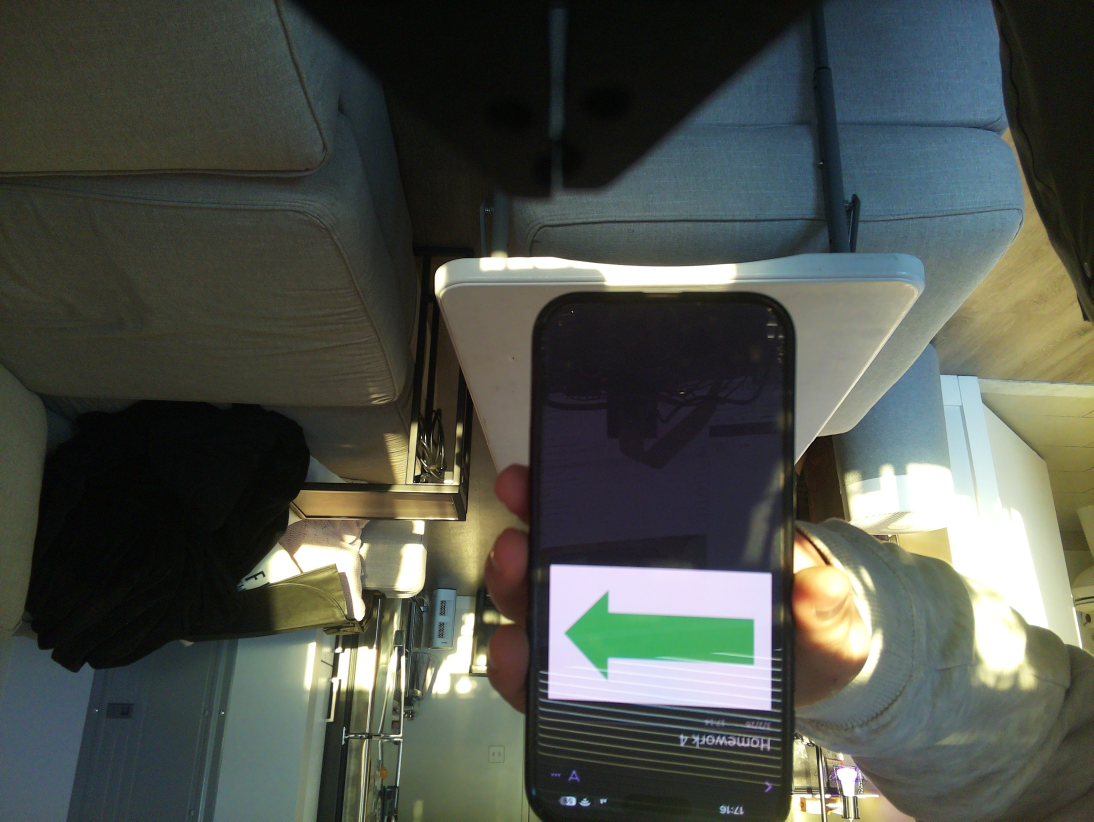
#> input picture homework04/reference.jpg, 3280 x 2464 px (shown at 1/3 size)
$ python convert_reference.py
#> lines starting #> are read from the running program, lines starting #| are printed output that depends on the picture; after the words box and inside, x2 and y2 are one past the last pixel; in counts of white or black regions, pixels touching at a corner belong together
import cv2
import numpy as np

# Load the image
image = cv2.imread('./reference.jpg')
#> image is the input picture: shape (2464, 3280, 3); mean B, G, R 75.1, 82.3, 77.8

# Convert to HSV color space
hsv_image = cv2.cvtColor(image, cv2.COLOR_BGR2HSV)
#> hsv_image: shape (2464, 3280, 3); mean H, S, V 61.4, 68.3, 87.8

# Create black canvas
black_canvas = cv2.cvtColor(image, cv2.COLOR_BGR2GRAY)
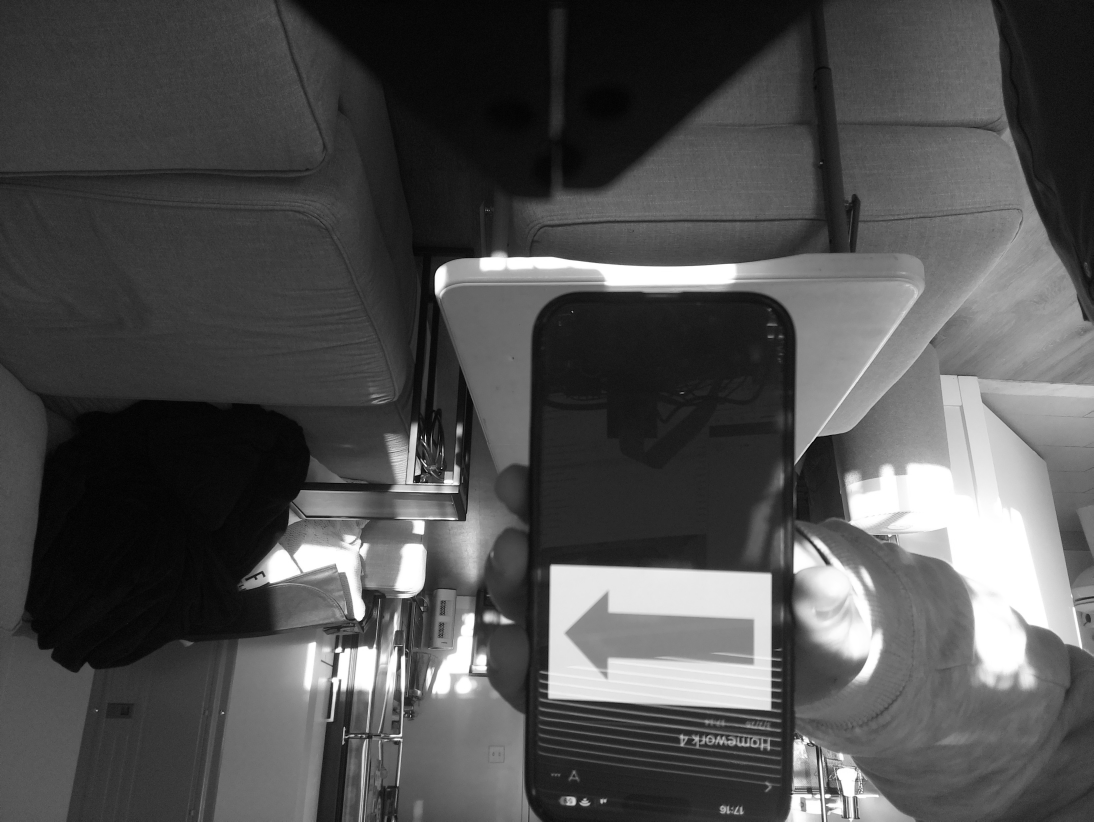
#> black_canvas: shape (2464, 3280) (shown at 1/3 size); min 0, max 255, mean 80.2
black_canvas[:] = 0
#> black_canvas: shape (2464, 3280); every value is 0

# Define lower and upper bounds for the color green in HSV

# Calibrated with colorpicker.py per assignment Step 2 instructions.
# The colorpicker screenshot in the assignment spec shows:
#   H: 38-86, S: 184-253, V: 71-249
# A wider hue range (38-86) handles lighting variation better than a
# narrow range (60-80) and the higher S_MIN (184) avoids pale/washed-out
# false positives.

lower_green = (50, 100, 71)
upper_green = (86, 253, 249)

# Set pixels within the green range to white on the black canvas
mask = cv2.inRange(hsv_image, lower_green, upper_green)
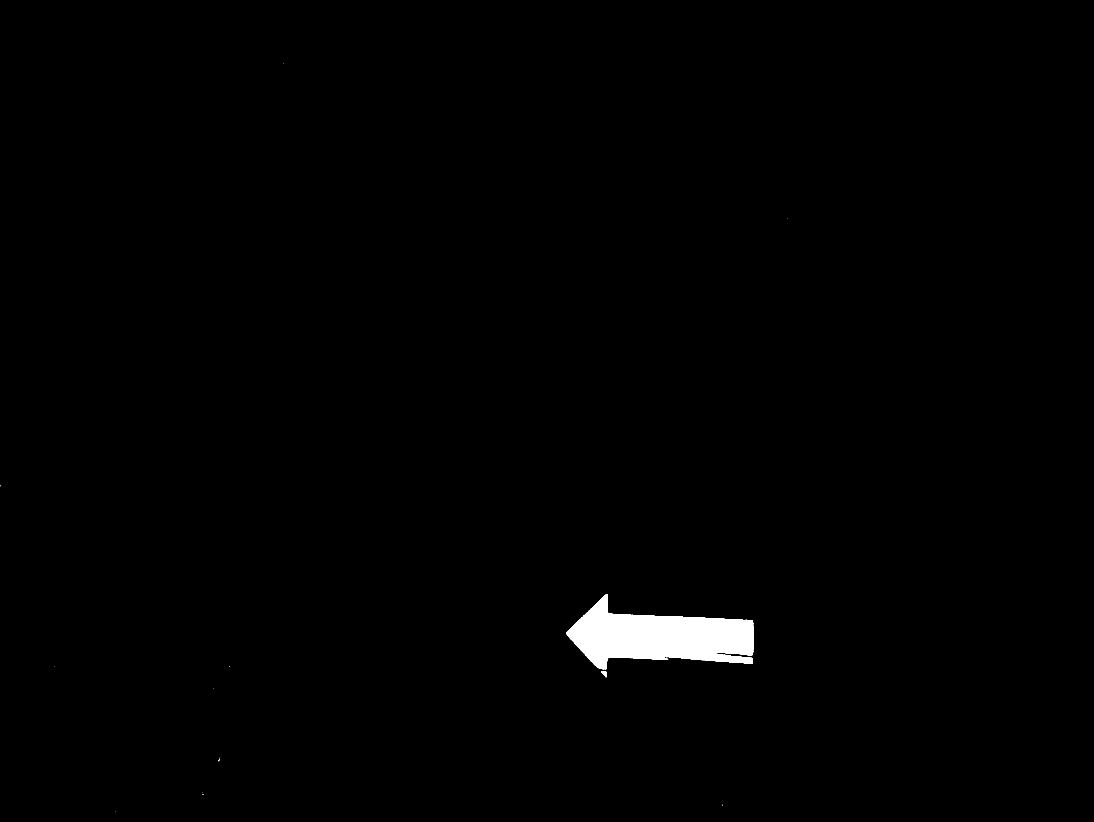
#> mask: shape (2464, 3280) (shown at 1/3 size); 0.89% white; 14 white regions (12 under 20 px), largest, box (x1, y1, x2, y2) and area: (1699, 1783, 2260, 2008) 71392, (1803, 2014, 1821, 2032) 178

# Morphological clean-up: close fills internal holes, open removes noise speckles
kernel = cv2.getStructuringElement(cv2.MORPH_ELLIPSE, (7, 7))
mask = cv2.morphologyEx(mask, cv2.MORPH_CLOSE, kernel)
#> mask: shape (2464, 3280); 0.89% white; 13 white regions (11 under 20 px), largest, box (x1, y1, x2, y2) and area: (1699, 1783, 2260, 2009) 71661, (1803, 2013, 1821, 2032) 179
mask = cv2.morphologyEx(mask, cv2.MORPH_OPEN,  kernel)
#> mask: shape (2464, 3280); 0.89% white; 2 white regions, box (x1, y1, x2, y2) and area: (1699, 1783, 2260, 2009) 71622, (1805, 2013, 1820, 2028) 150

black_canvas[mask > 0] = 255

cv2.imwrite('mask.jpg', black_canvas)

# Stack the RGB, HSV, and masked images horizontally
stacked_image = np.hstack((image, cv2.cvtColor(hsv_image, cv2.COLOR_HSV2BGR), cv2.cvtColor(black_canvas, cv2.COLOR_GRAY2BGR)))
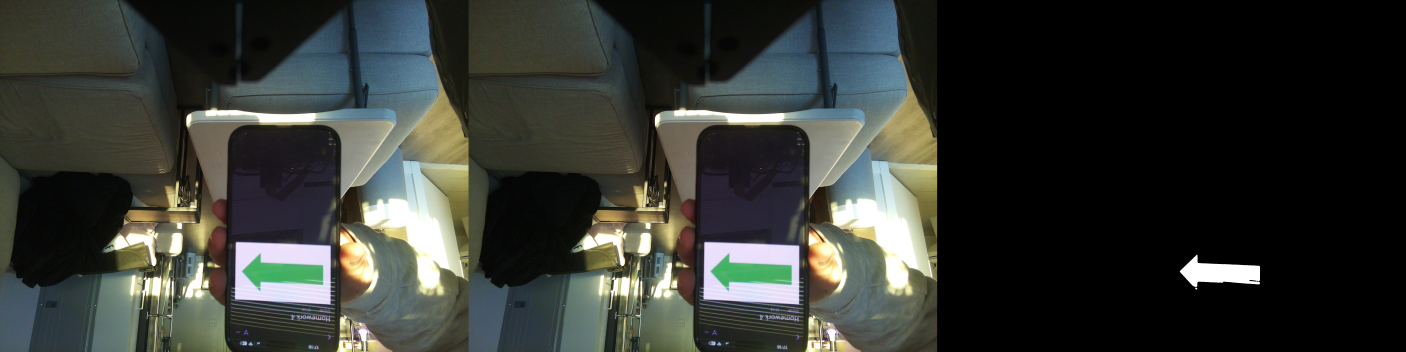
#> stacked_image: shape (2464, 9840, 3) (shown at 1/7 size); mean B, G, R 50.7, 55.6, 52.5

# Save the stacked image
cv2.imwrite('reference_stacked.jpg', stacked_image)
